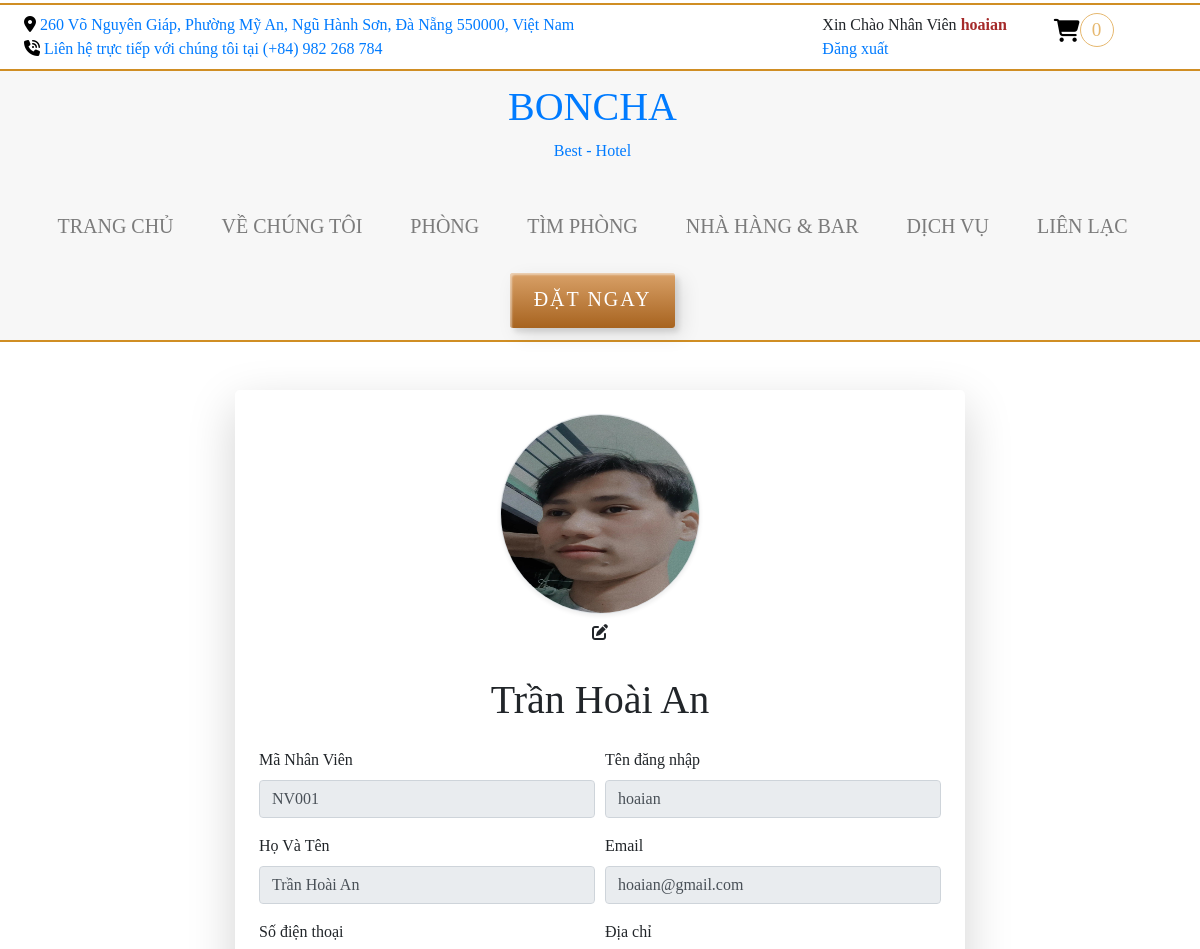
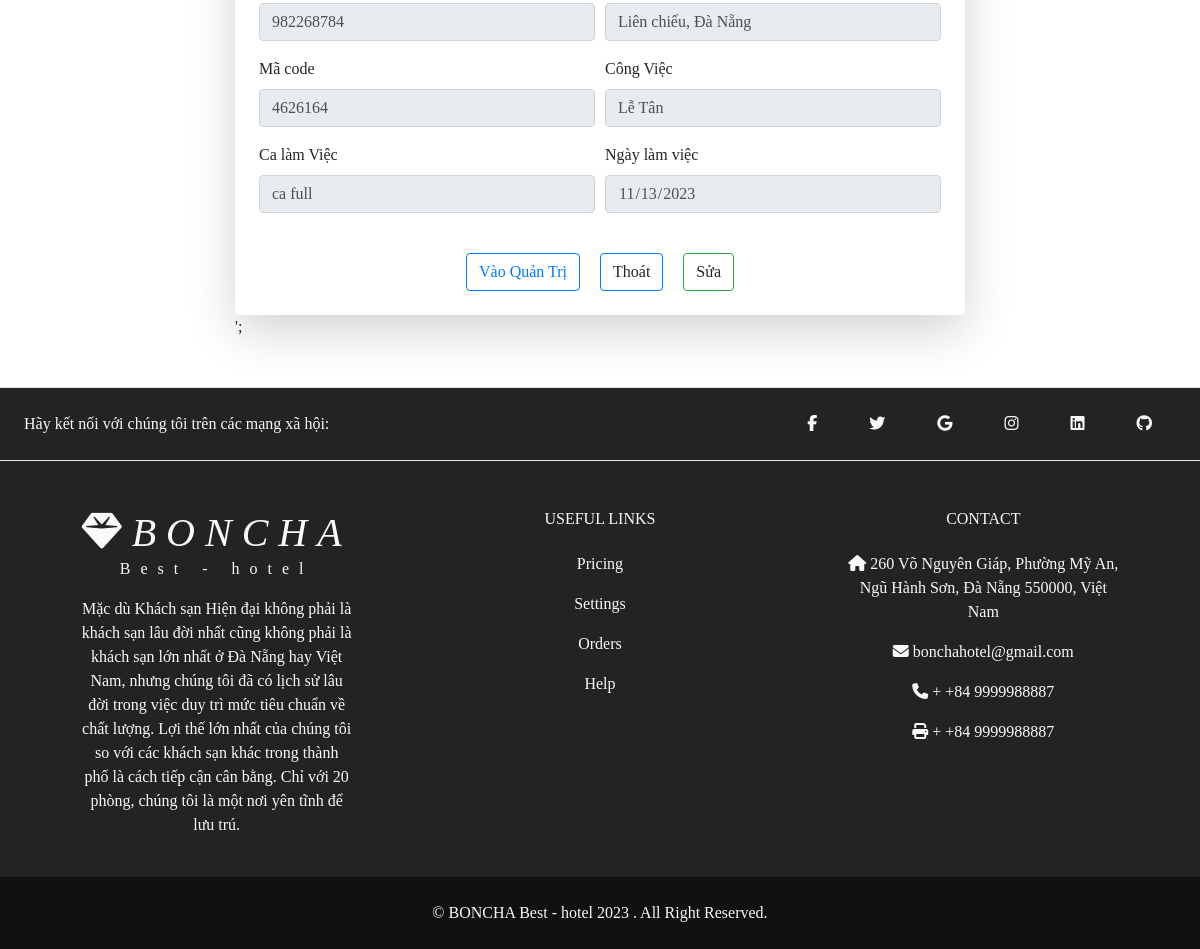
/index.php?action=usernv (signed in), run on the app's committed database (2 pictures, top to bottom).
### tables this page shows
CREATE TABLE `nhanvien` (
  `maNhanVien` varchar(10) NOT NULL,
  `tenNhanVien` varchar(255) NOT NULL,
  `password` varchar(50) NOT NULL,
  `congViec` text NOT NULL,
  `ngaylamViec` date NOT NULL,
  `caLamViec` varchar(40) NOT NULL,
  `Id_KhachSan` int(11) NOT NULL,
  `tenDangNhap` varchar(50) NOT NULL,
  `urlimage` varchar(250) NOT NULL,
  `email` varchar(250) NOT NULL,
  `phone` int(10) NOT NULL,
  `diachi` varchar(250) NOT NULL,
  `macode` int(10) NOT NULL
);

### dao/pdo.php (called while the page is built, shortened)
<?php
function pdo_query_one($sql)
{
    $sql_args = array_slice(func_get_args(), 1);
    try {
        $conn = connect_pdo();
        $stmt = $conn->prepare($sql);
        $stmt->execute($sql_args);
        $row = $stmt->fetch(PDO::FETCH_ASSOC);
        return $row;
    } catch (PDOException $e) {
        throw $e;
    } finally {
        unset($conn);
    }
}

### dao/nhanvien.php (called while the page is built, shortened)
<?php
require_once 'pdo.php';
function getUsernhanvienByName($username)
{
    $sql = "SELECT * FROM nhanvien WHERE tenDangNhap=?";
    $data = pdo_query_one($sql,$username);
    return $data;
}

### pages/usernhanvien.php (the view, shortened to what this page needs)
<?php
$row = getUsernhanvienByName($_SESSION["user"]);
?>
<div class="container my-5">
    <div class="row justify-content-center align-items-center min-vh-100 ">
        <div class="col-lg-8 ">
                    <div class="bg-white p-4 rounded-lg shadow-lg border-success">
                        <div class="text-center">
                            <div class="profile-picture">
                                <img class="rounded-full border border-gray-100 shadow-sm" src="./<?php echo $row['urlimage'];?>" alt="Profile picture of Sara Tancredi wearing sunglasses and a teal top" width="200" height="200">
                            </div>
                            <button  type="button" class="upload btn btn-orange mx-2" ><i class="fa-solid fa-pen-to-square"></i></button>
                            <h1 class="text-black-700 font-semibold mt-4"><?php echo $row['tenNhanVien']; ?></h1>
                        </div>
                        <div class="mt-4">
                            <form action="" method="POST">
                                <div class="form-row">
                                    <div class="form-group col-md-6">
                                        <label for="manhanvien">Mã Nhân Viên</label>
                                        <input type="text" class="form-control" id="manhanvien" name="manhanvien" value="<?php echo $row['maNhanVien']; ?>" readonly>
                                    </div>
                                    <div class="form-group col-md-6">
                                        <label for="username">Tên đăng nhập</label>
                                        <input type="text" class="form-control" name="username" id="username" value="<?php echo $row['tenDangNhap']; ?>" readonly>
                                    </div>
                                    <div class="form-group col-md-6">
                                        <label for="full-name">Họ Và Tên</label>
                                        <input type="text" class="form-control" name="fullname" id="full-name" value="<?php echo $row['tenNhanVien']; ?>" readonly>
                                    </div>
                                    <div class="form-group col-md-6">
                                        <label for="email">Email</label>
                                        <input type="email" class="form-control" name="email" id="email" value="<?php echo $row['email']; ?>" readonly>
                                    </div>
                                    <div class="form-group col-md-6">
                                        <label for="phone">Số điện thoại</label>
                                        <input type="tel" class="form-control" id="phone" name="phone" value="<?php echo $row['phone']; ?>" readonly>
                                    </div>
                                    <div class="form-group col-md-6">
                                        <label for="location">Địa chỉ</label>
                                        <input type="text" class="form-control" id="location" name="location" value="<?php echo $row['diachi']; ?>" readonly>
                                    </div>
                                    <div class="form-group col-md-6">
                                        <label for="postal-code">Mã code</label>
                                        <input type="text" class="form-control" id="postal-code" name="postal-code" value="<?php echo $row['macode']; ?>" readonly>
                                    </div>
                                    <div class="form-group col-md-6">
                                        <label for="congviec">Công Việc</label>
                                        <input type="text" class="form-control" id="congviec" name="congviec" value="<?php echo $row['congViec']; ?>" readonly>
                                    </div>
                                    <div class="form-group col-md-6">
                                        <label for="calamviec">Ca làm Việc</label>
                                        <input type="text" class="form-control" id="calamviec" name="calamviec" value="<?php echo $row['caLamViec']; ?>" readonly>
                                    </div>
                                    <div class="form-group col-md-6">
                                        <label for="ngayLamViec">Ngày làm việc</label>
                                        <input type="date" class="form-control" id="ngayLamViec" name="ngayLamViec" value="<?php echo $row['ngaylamViec']; ?>" readonly>
                                    </div>
                                </div>
                                <div class="text-center mt-4">
                                    <button type="button" class="btn btn-orange border-primary mx-2"><a target="_blank" href="/admin/index.php?controller=quanlyBooking">Vào Quản Trị </a></button>
                                    <a type="button" class="btn btn-orange border-primary mx-2" class = "thoat" href="/index.php">Thoát</a>
                                    <button type="button" class="btn btn-orange border-success mx-2" id="sua">Sửa</button>
                                </div>
                            </form>
                        </div>
                    </div>';
        </div>
    </div>
</div>

### content/css/main.css (style rules this page uses)
img { vertical-align: middle; }
.rounded-full { border-radius: 50%; }

### content/css/room.css (style rules this page uses)
body { font-family: Cambria, Cochin, Georgia, Times, 'Times New Roman', serif; }
.profile-picture { position: relative; border-radius: 50%; }

### content/css/login_re.css (style rules this page uses)
:root { --primary-color: #FFC0CB; --primary-yeloww:#D69C52; }
.form-group { position: relative; display: flex; margin-bottom: 16px; flex-direction: column; }

### data on the page
nhanvien: urlimage (picture), tenNhanVien "Trần Hoài An", manhanvien "NV001", username "hoaian", fullname "Trần Hoài An", email "hoaian@gmail.com", phone "982268784", location "Liên chiểu, Đà Nẵng", postal-code "4626164", congviec "Lễ Tân", calamviec "ca full", ngayLamViec "11/13/2023"

### other printed values
$_SESSION["user"] "hoaian"
$sum "0"
